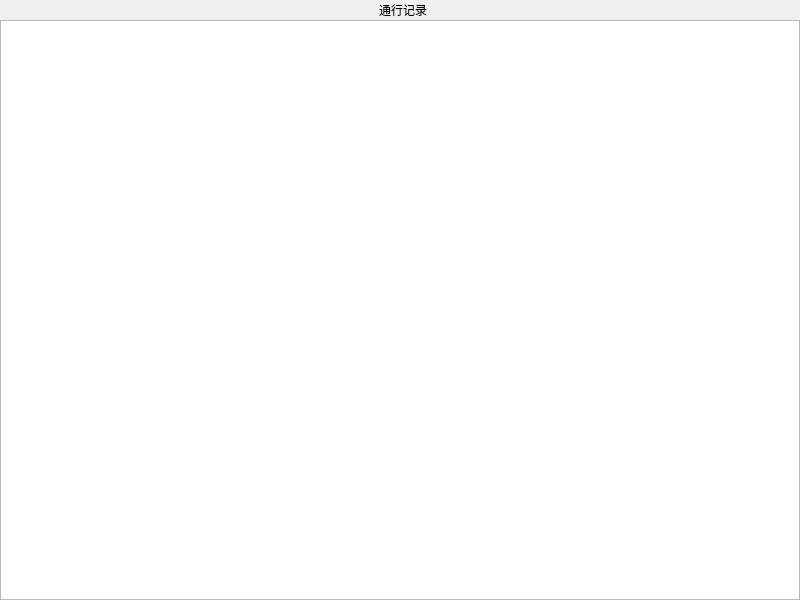
<?xml version="1.0" encoding="UTF-8"?>
<ui version="4.0">
 <class>ui_checkin_setting</class>
 <widget class="QMainWindow" name="ui_checkin_setting">
  <property name="geometry">
   <rect>
    <x>0</x>
    <y>0</y>
    <width>800</width>
    <height>600</height>
   </rect>
  </property>
  <property name="windowTitle">
   <string>MainWindow</string>
  </property>
  <widget class="QWidget" name="centralwidget">
   <layout class="QVBoxLayout" name="verticalLayout" stretch="0,0">
    <property name="spacing">
     <number>0</number>
    </property>
    <property name="leftMargin">
     <number>0</number>
    </property>
    <property name="topMargin">
     <number>0</number>
    </property>
    <property name="rightMargin">
     <number>0</number>
    </property>
    <property name="bottomMargin">
     <number>0</number>
    </property>
    <item>
     <widget class="QWidget" name="checkin_title_widget" native="true">
      <property name="styleSheet">
       <string notr="true"/>
      </property>
      <layout class="QHBoxLayout" name="horizontalLayout" stretch="1,1,2,2">
       <property name="spacing">
        <number>6</number>
       </property>
       <property name="leftMargin">
        <number>0</number>
       </property>
       <property name="topMargin">
        <number>0</number>
       </property>
       <property name="rightMargin">
        <number>0</number>
       </property>
       <property name="bottomMargin">
        <number>0</number>
       </property>
       <item alignment="Qt::AlignLeft|Qt::AlignVCenter">
        <widget class="clicked_Label" name="checkin_back_btn" native="true">
         <property name="text" stdset="0">
          <string/>
         </property>
        </widget>
       </item>
       <item>
        <spacer name="horizontalSpacer">
         <property name="orientation">
          <enum>Qt::Horizontal</enum>
         </property>
         <property name="sizeHint" stdset="0">
          <size>
           <width>37</width>
           <height>20</height>
          </size>
         </property>
        </spacer>
       </item>
       <item>
        <widget class="QLabel" name="checkin_title_label">
         <property name="styleSheet">
          <string notr="true"/>
         </property>
         <property name="text">
          <string>通行记录</string>
         </property>
         <property name="alignment">
          <set>Qt::AlignCenter</set>
         </property>
        </widget>
       </item>
       <item>
        <spacer name="horizontalSpacer_2">
         <property name="orientation">
          <enum>Qt::Horizontal</enum>
         </property>
         <property name="sizeHint" stdset="0">
          <size>
           <width>78</width>
           <height>20</height>
          </size>
         </property>
        </spacer>
       </item>
      </layout>
     </widget>
    </item>
    <item>
     <widget class="QListView" name="checkin_listView"/>
    </item>
   </layout>
  </widget>
 </widget>
 <customwidgets>
  <customwidget>
   <class>clicked_Label</class>
   <extends>QWidget</extends>
   <header location="global">clicked_label.hpp</header>
  </customwidget>
 </customwidgets>
 <resources/>
 <connections/>
</ui>
